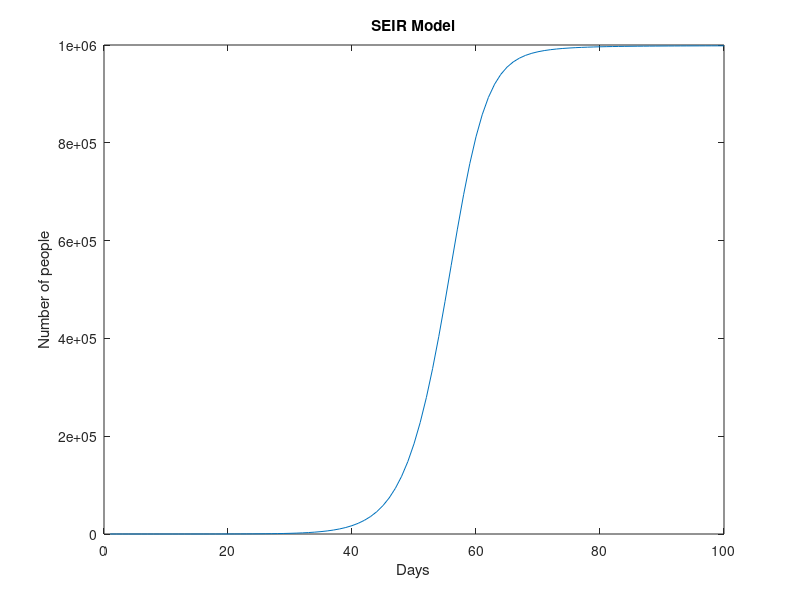

This chart was generated by the following MATLAB code:
%Please reset the data here

N = 1000000; %Total population
E = 0;         %exposed persons                                          
I = 1;   %the number of infected person
S = N - I;  %Susecptible persons 
R = 0;  %recovered persons 
     
beta = 0.5;%contact rate by an infected people at a point in time
alpha = 0.8;  %rate of conversion from exposed to infected
gamma = 0.083;  %recovery rate

T = 1:100;   %day
for idx = 1:length(T)
    C(1)=1; 
    S(idx+1) = S(idx) - beta*S(idx)*I(idx)/N;  %SEIR model to calculate S E I R
    E(idx+1) = E(idx) + beta*S(idx)*I(idx)/N-alpha*E(idx);
    I(idx+1) = I(idx) + alpha*E(idx) - gamma*I(idx);
    R(idx+1) = R(idx) + gamma*I(idx);
    C(idx)=I(idx)+R(idx); % confirmed case number 
end

plot(T,C);
xlabel('Days');ylabel('Number of people')
title('SEIR Model')